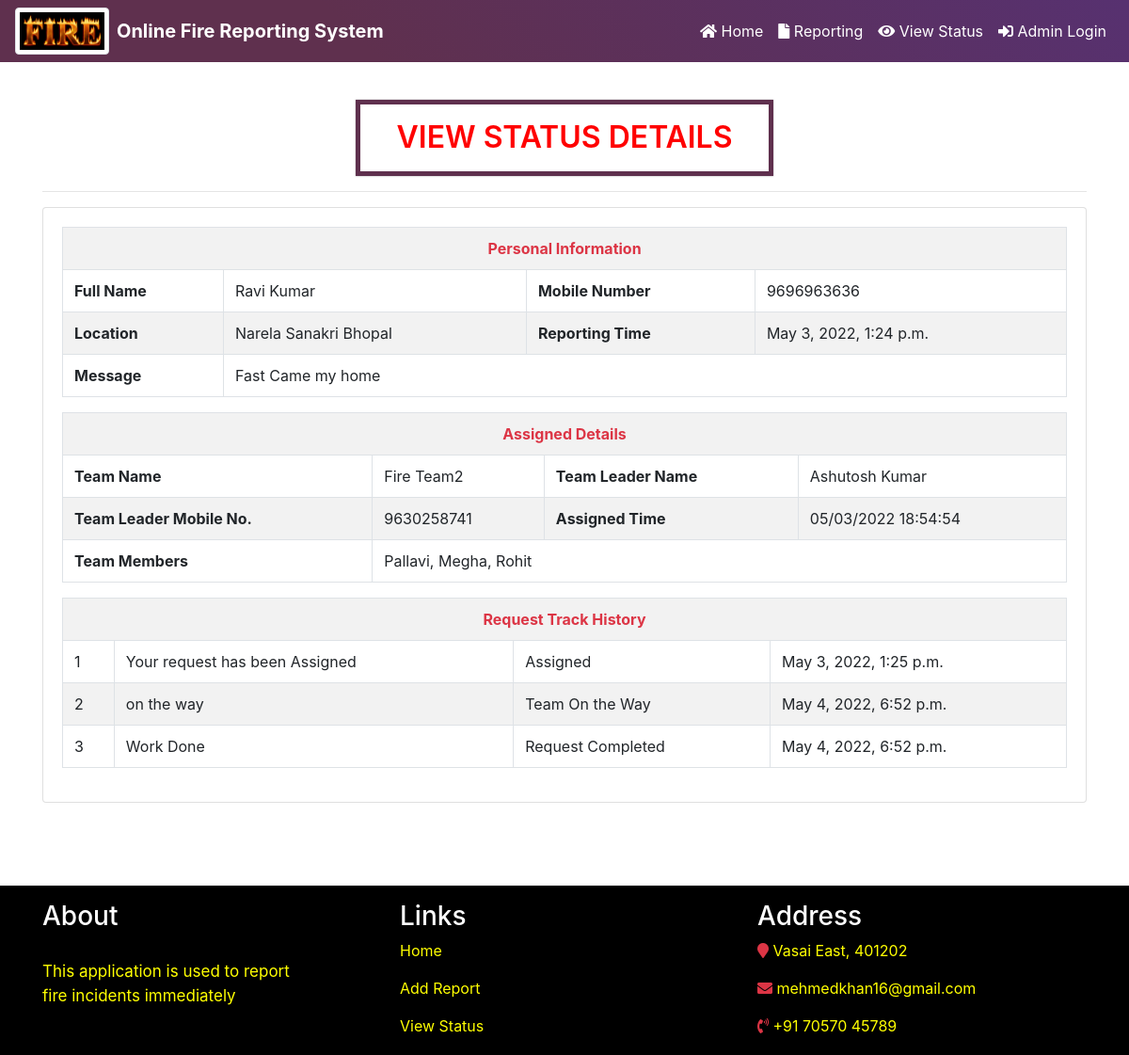
/viewStatusDetails/2, run on the app's committed database.
### firereport/models.py (models this page shows, shortened)
class Firereport(models.Model):
    FullName = models.CharField(max_length=250, null=True)
    MobileNumber = models.CharField(max_length=12, null=True)
    Location = models.CharField(max_length=200, null=True)
    Message = models.CharField(max_length=200, null=True)
    AssignTo = models.ForeignKey(Teams, on_delete=models.CASCADE, null=True)
    Status = models.CharField(max_length=150, null=True)
    Postingdate = models.DateTimeField(auto_now_add=True)
    AssignedTime = models.CharField(max_length=150, null=True)
    UpdationDate = models.DateTimeField(null=True)

class Teams(models.Model):
    teamName = models.CharField(max_length=200, null=True)
    teamLeaderName = models.CharField(max_length=250, null=True)
    teamLeadMobno = models.CharField(max_length=15, null=True)
    teamMembers = models.CharField(max_length=300, null=True)
    postingDate = models.DateTimeField(auto_now_add=True)

class Firetequesthistory(models.Model):
    firereport = models.ForeignKey(Firereport, on_delete=models.CASCADE, null=True)
    status = models.CharField(max_length=200, null=True)
    remark = models.CharField(max_length=250, null=True)
    postingDate = models.DateTimeField(auto_now_add=True)

### firereport/views.py (the view)
# urls.py: path('viewStatusDetails/<int:pid>', viewStatusDetails, name='viewStatusDetails'),
def viewStatusDetails(request,pid):
    firereport = Firereport.objects.get(id=pid)
    report1 = Firetequesthistory.objects.filter(firereport=firereport)
    reportcount = Firetequesthistory.objects.filter(firereport=firereport).count()
    return render(request, 'viewStatusDetails.html', locals())

### firereport/templates/viewStatusDetails.html (shortened to what this page needs)
{% include 'navbar.html' %}
{% load static %}
<!DOCTYPE html>
<html lang="en">
<head>
</head>
<body>
<br>
<div class="container mt-3">
    <h5 class="page-title text-center">View Status Details</h5>
    <hr>
    <div class="card">
        <div class="card-body">
            <table id="example1" class="table table-bordered table-striped">
                <tr>
                    <th colspan="4" class="text-center text-danger">Personal Information</th>
                </tr>
                <tr>
                    <th>Full Name</th>
                    <td>{{firereport.FullName}}</td>
                    <th>Mobile Number</th>
                    <td>{{firereport.MobileNumber}}</td>
                </tr>
                <tr>
                    <th>Location</th>
                    <td>{{firereport.Location}}</td>
                    <th>Reporting Time</th>
                    <td>{{firereport.Postingdate}}</td>
                </tr>
                <tr>
                    <th>Message</th>
                    <td colspan="3">{{firereport.Message}}</td>
                </tr>
            </table>
            <table id="example1" class="table table-bordered table-striped">
                <tr>
                    <th colspan="4" class="text-center text-danger">Assigned Details</th>
                </tr>
                {% if firereport.AssignTo %}
                <tr>
                    <th>Team Name</th>
                    <td>{{firereport.AssignTo.teamName}}</td>
                    <th>Team Leader Name</th>
                    <td>{{firereport.AssignTo.teamLeaderName}}</td>
                </tr>
                <tr>
                    <th>Team Leader Mobile No.</th>
                    <td>{{firereport.AssignTo.teamLeadMobno}}</td>
                    <th>Assigned Time</th>
                    <td>{{firereport.AssignedTime}}</td>
                </tr>
                <tr>
                    <th>Team Members</th>
                    <td colspan="3">{{firereport.AssignTo.teamMembers}}</td>
                </tr>
                {% else %}
                <tr>
                    <th><h4 align="center" style="color:green"> Not Updated Yet </h4></th>
                </tr>
                {% endif %}
            </table>
            {% if reportcount != 0 %}
            <table id="example1" class="table table-bordered table-striped">
                <tr>
                    <th colspan="4" class="text-center text-danger">Request Track History</th>
                </tr>
                {% for i in report1 %}
                <tr>
                    <td>{{forloop.counter}}</td>
                    <td>{{i.remark}}</td>
                    <td>{{i.status}}</td>
                    <td>{{i.postingDate}}</td>
                </tr>
                {% endfor %}
            </table>
            {% endif %}
        </div>
    </div>
</div>
<br><br><br>
</body>
</html>
{% include 'footer.html' %}

### firereport/static/css/mystyle.css (style rules this page uses)
.page-title { color : red; font-size: 2em; font-weight: 600; padding: .5em 1em; box-shadow: 0px 0px 2px #b0b0b0; text-transform: uppercase; width: 40%; margin: 0 auto; border: 5px solid #5f304e; }

### data on the page
Firereport: FullName "Ravi Kumar", MobileNumber "9696963636", Location "Narela Sanakri Bhopal", Postingdate "May 3, 2022, 1:24 p.m.", Message "Fast Came my home", AssignTo.teamName "Fire Team2", AssignTo.teamLeaderName "Ashutosh Kumar", AssignTo.teamLeadMobno "9630258741", AssignedTime "05/03/2022 18:54:54", AssignTo.teamMembers "Pallavi, Megha, Rohit"
Firetequesthistory: remark "Your request has been Assigned", status "Assigned", postingDate "May 3, 2022, 1:25 p.m."
Firetequesthistory: remark "on the way", status "Team On the Way", postingDate "May 4, 2022, 6:52 p.m."
Firetequesthistory: remark "Work Done", status "Request Completed", postingDate "May 4, 2022, 6:52 p.m."
